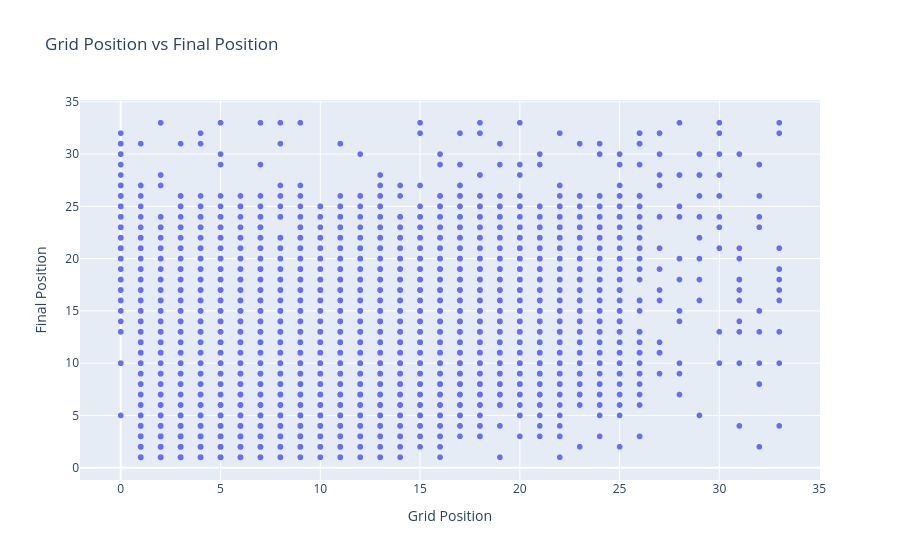

The cell this chart's notebook holds for it:
### Code cell
# EDA: Grid Position vs Final Position
fig = px.scatter(df, x='grid', y='position_order', title='Grid Position vs Final Position')
fig.update_layout(xaxis_title='Grid Position', yaxis_title='Final Position')
fig.write_image('../viz/grid_vs_final.png')
fig.show()

### Figure 1 — Plotly figure (JSON) as saved in the notebook; plotly's stock layout.template omitted (floating-point values rounded to 4 significant figures; data arrays with more than 128 entries replaced by an {"elided": "..."} marker saying what was removed)
{"data": [{"hovertemplate": "grid=%{x}<br>position_order=%{y}<extra></extra>", "legendgroup": "", "marker": {"color": "#636efa", "symbol": "circle"}, "mode": "markers", "name": "", "showlegend": false, "type": "scattergl", "x": {"elided": "7600 int values"}, "xaxis": "x", "y": {"elided": "7600 int values"}, "yaxis": "y"}], "layout": {"legend": {"tracegroupgap": 0}, "title": {"text": "Grid Position vs Final Position"}, "xaxis": {"anchor": "y", "domain": [0, 1], "title": {"text": "Grid Position"}}, "yaxis": {"anchor": "x", "domain": [0, 1], "title": {"text": "Final Position"}}}}
